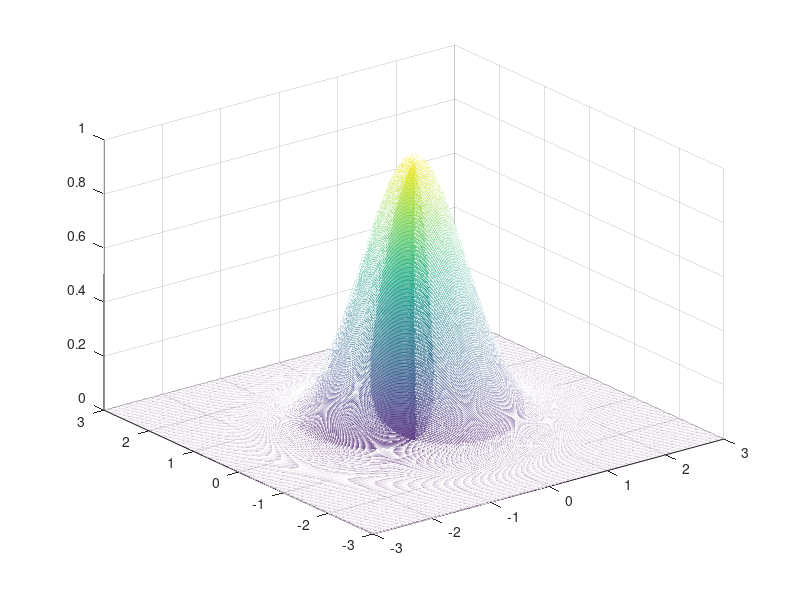
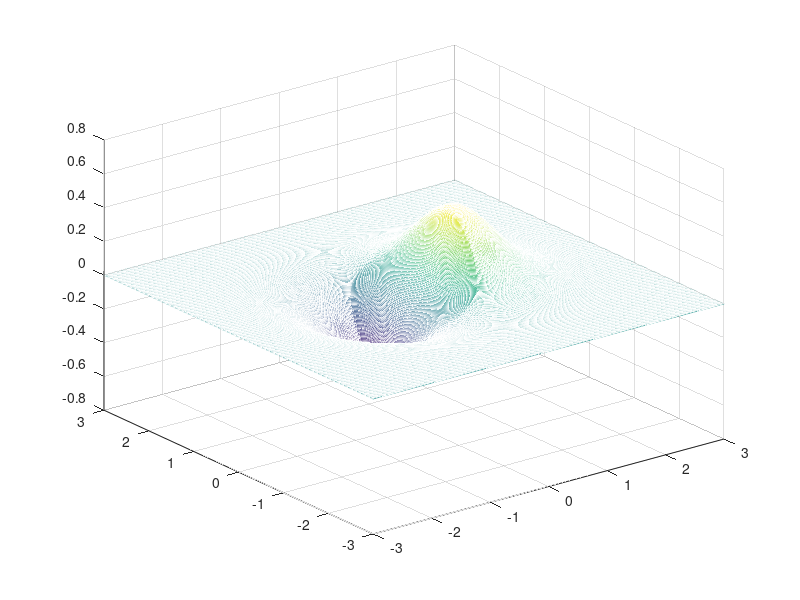

Recreate these plots in MATLAB, in order.
close all
clear all
format long

f_a = @(x,y) exp(-(x.^2+y.^2))
f_b = @(x,y) x.*exp(-(x.^2+y.^2))

[xx,yy] = meshgrid(-3:0.01:3,-3:0.01:3);
figure(1)
mesh(xx,yy,f_a(xx,yy))
figure(2)
mesh(xx,yy,f_b(xx,yy))